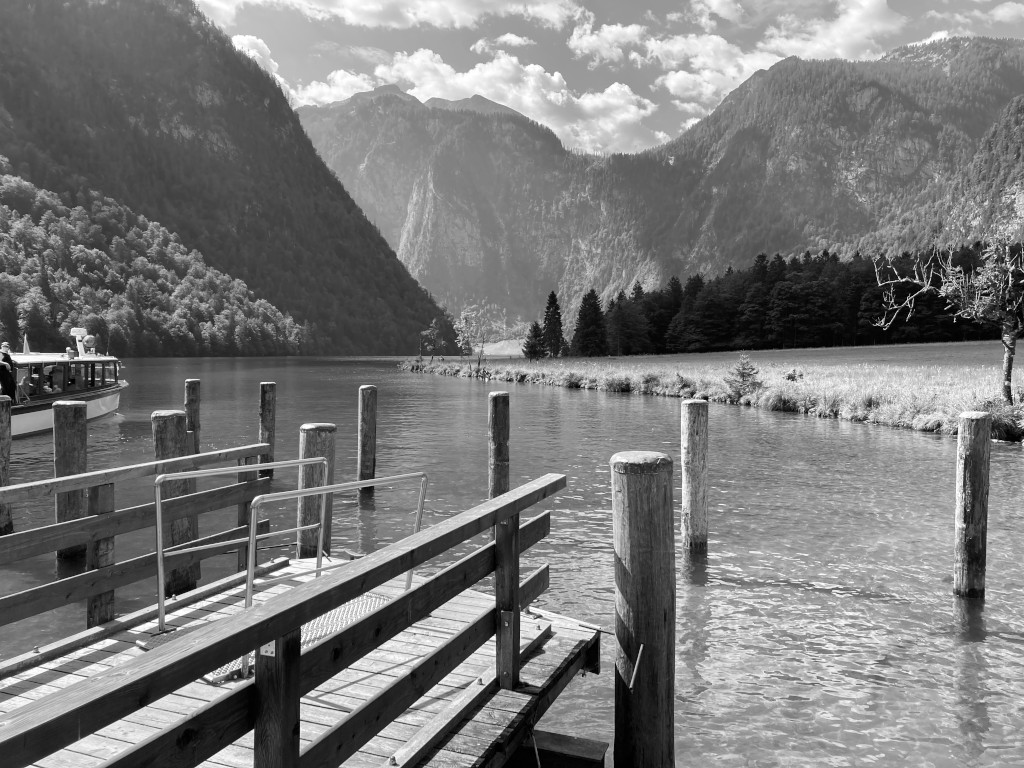
#> input picture chapters/foundations/sections/ml/images/landscape.jpg, 1024 x 768 px
$ python edge_filter.py
#> lines starting #> are read from the running program, lines starting #| are printed output that depends on the picture
import numpy as np
import matplotlib.pyplot as plt
from matplotlib.lines import Line2D as Line
from PIL import Image
from scipy import signal


def get_kernel_vertical(channels=3):
    kern = np.array([[-1, 0, 1],
                     [-1, 0, 1],
                     [-1, 0, 1]])
    if channels is None:
        return kern
    return np.stack([kern for _ in range(channels)]).transpose(1, 2, 0)


def get_kernel_horizontal(channels=3):
    if channels is None:
        return get_kernel_vertical(channels=channels).T
    return get_kernel_vertical(channels=channels).transpose(1, 0, 2)


def convolve(img, kernel):
    if img.ndim == 2:
        return signal.convolve2d(img, kernel, mode='same')
    ret = np.zeros_like(img)
    for channel in range(img.shape[2]):
        ret[:, :, channel] = signal.convolve2d(img[:, :, channel],
                                               kernel[:, :, channel],
                                               mode="same")
    return ret


def draw_kernel(ax, kernel, style=None):
    if style is None:
        style = {}
    grid_style = {'c': 'black'}
    grid_style.update(style)
    ax.plot([0, kernel.shape[1]], [0, 0], **grid_style)
    ax.plot([0, 0], [0, kernel.shape[0]], **grid_style)
    for rowidx, row in enumerate(reversed(kernel)):
        ax.plot([0, kernel.shape[1]], [rowidx + 1, rowidx + 1], **grid_style)
        for colidx, value in enumerate(row):
            ax.plot([colidx + 1, colidx + 1], [0, kernel.shape[0]],
                    **grid_style)
            ax.text(colidx + 0.5, rowidx + 0.5, str(value),
                    va='center', ha='center')
    ax.set_aspect('equal')


def get_transforms(ax):
    fromD = ax.transData
    toD = fromD.inverted()
    fromAx = ax.transAxes
    toAx = fromAx.inverted()
    return toD.transform, fromD.transform, toAx.transform, fromAx.transform


def center_above_line(c1, c2, sep=0.1):
    d1 = c2[0] - c1[0]
    d2 = c2[1] - c1[1]
    mid = np.array([d1 / 2, d2 / 2])
    ort = np.array([-mid[1], mid[0]]) / np.sqrt(np.sum(np.square(mid))) * sep
    return c1[0] + mid[0] + ort[0], c1[1] + mid[1] + ort[1]


def main():
    # Load image
    img = Image.open('../images/landscape.jpg')
#> img is the input picture: PIL image 1024x768 L; min 0, max 255, mean 121.6
    imgarr = np.asarray(img)

    # Initialize kernels
    vkernel = get_kernel_vertical(channels=None)
    hkernel = get_kernel_horizontal(channels=None)

    # Apply kernels
    vimg = convolve(imgarr, vkernel)
#> in convolve, `return signal.convolve2d(img, kernel, mode='same')`:
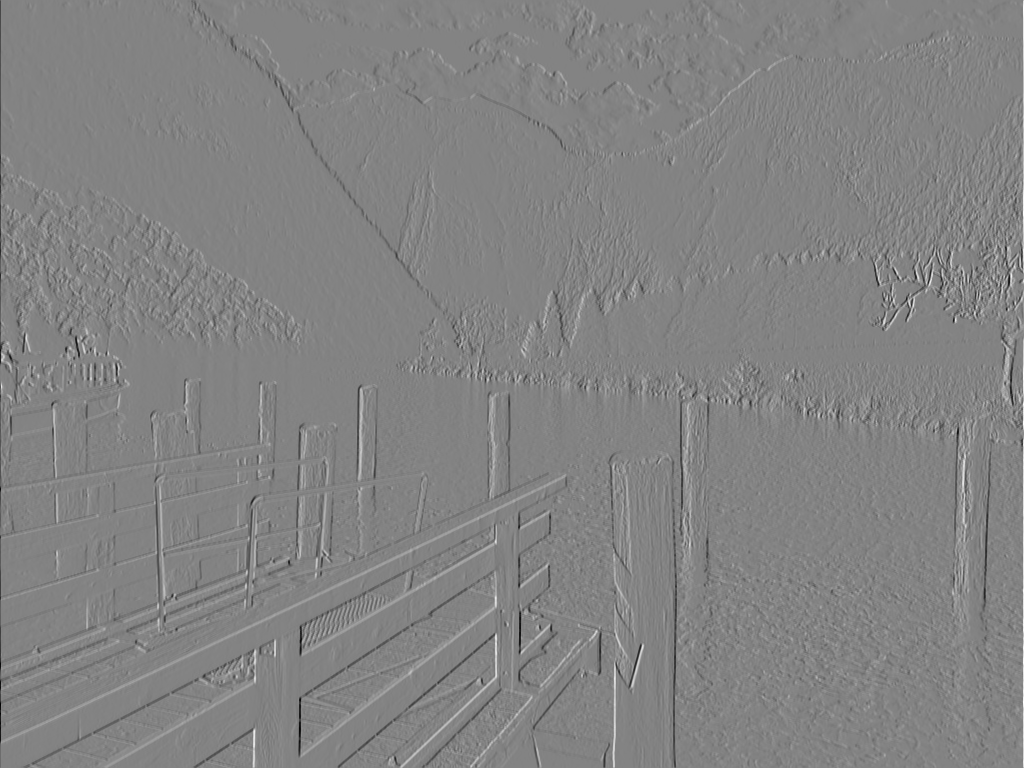
#> returned value: shape (768, 1024) int64; min -710, max 670, mean -0.1; drawn with min black and max white
    himg = convolve(imgarr, hkernel)
#> in convolve (call 2), `return signal.convolve2d(img, kernel, mode='same')`:
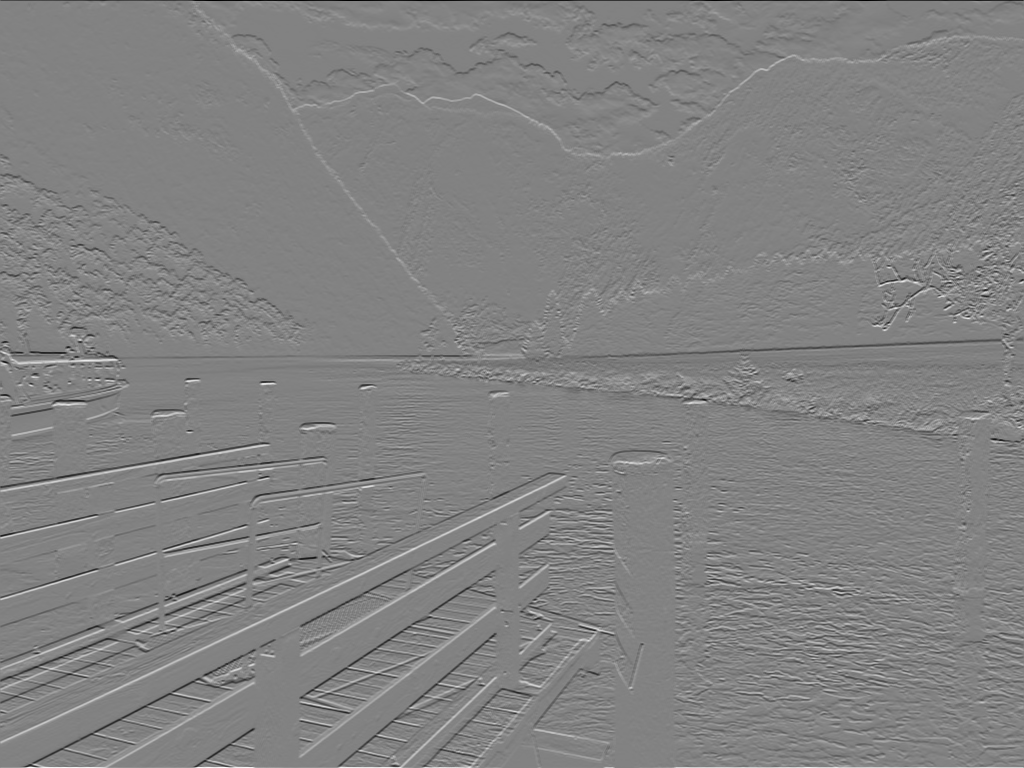
#> returned value: shape (768, 1024) int64; min -765, max 734, mean 0.3; drawn with min black and max white

    # Plotting
    fig = plt.figure(figsize=(2.4 * 4.8 * 1.5, 2 * 3.6 * 1.5))
    gridspec = fig.add_gridspec(nrows=2, ncols=3, width_ratios=[1, 0.4, 1],
                                wspace=0.5)
    axs = []

    ax = fig.add_subplot(gridspec[:, 0])
    ax.imshow(imgarr, cmap='gray', vmin=0, vmax=255)
    ax.set_axis_off()
    axs.append(ax)

    ax = fig.add_subplot(gridspec[0, 1])
    draw_kernel(ax, vkernel)
    ax.set_axis_off()
    axs.append(ax)

    ax = fig.add_subplot(gridspec[1, 1])
    draw_kernel(ax, hkernel)
    ax.set_axis_off()
    axs.append(ax)

    ax = fig.add_subplot(gridspec[0, 2])
    ax.imshow(vimg, cmap='gray', vmin=0, vmax=255)
    ax.set_axis_off()
    axs.append(ax)

    ax = fig.add_subplot(gridspec[1, 2])
    ax.imshow(himg, cmap='gray', vmin=0, vmax=255)
    ax.set_axis_off()
    axs.append(ax)
    bbox = fig.get_tightbbox(fig.canvas.get_renderer())
    fig.set(figheight=bbox.height, figwidth=bbox.width)

    # fig.savefig('../images/edge_filter.png',
    #             bbox_inches='tight',
    #             pad_inches=0)

    # Create lines and text between different subplots
    # Setup transforms
    fromFig = fig.transFigure
    toFig = fromFig.inverted().transform
    fromFig = fromFig.transform

    toD1, fromD1, toAx1, fromAx1 = get_transforms(axs[0])
    toD2, fromD2, toAx2, fromAx2 = get_transforms(axs[1])
    toD3, fromD3, toAx3, fromAx3 = get_transforms(axs[2])
    toD4, fromD4, toAx4, fromAx4 = get_transforms(axs[3])
    toD5, fromD5, toAx5, fromAx5 = get_transforms(axs[4])

    # Draw lines
    c1 = toFig(fromAx1([1, 0.8]))
    c2 = toFig(fromD2([0, 1.5]))
    line = Line((c1[0], c2[0]), (c1[1], c2[1]),
                transform=fig.transFigure,
                ls='dashed',
                c='black')
    fig.lines.append(line)
    tc = center_above_line(c1, c2, sep=0.02)
    fig.text(*tc, '$\\ast$', va='center', ha='center')

    c1 = toFig(fromAx1([1, 0.2]))
    c2 = toFig(fromD3([0, 1.5]))
    line = Line((c1[0], c2[0]), (c1[1], c2[1]),
                transform=fig.transFigure,
                ls='dashed',
                c='black')
    fig.lines.append(line)
    tc = center_above_line(c1, c2, sep=-0.02)
    fig.text(*tc, '$\\ast$', va='center', ha='center')

    c1 = toFig(fromD2([3, 1.5]))
    c2 = toFig(fromAx4([0, 0.5]))
    line = Line((c1[0], c2[0]), (c1[1], c2[1]),
                transform=fig.transFigure,
                ls='dashed',
                c='black')
    fig.lines.append(line)

    c1 = toFig(fromD3([3, 1.5]))
    c2 = toFig(fromAx5([0, 0.5]))
    line = Line((c1[0], c2[0]), (c1[1], c2[1]),
                transform=fig.transFigure,
                ls='dashed',
                c='black')
    fig.lines.append(line)

    # Save figure
    fig.savefig('../images/edge_filter.pdf',
                bbox_inches='tight',
                pad_inches=0)
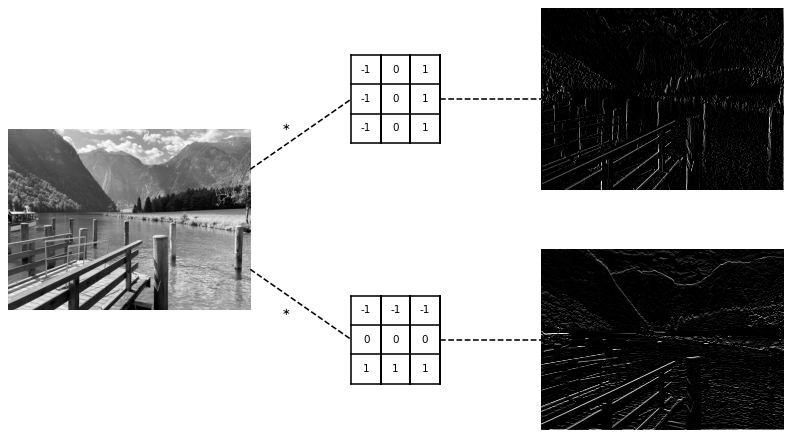
#> figure drawn by matplotlib, 5 panels
    plt.show()
    return


if __name__ == "__main__":
    main()
